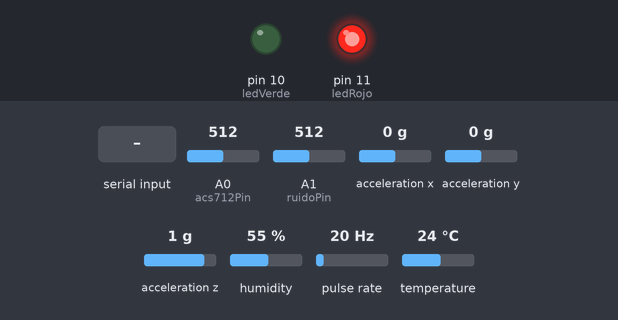
Bench run of a sketch on a simulated Arduino Uno, built with avr-gcc and run on an emulated ATmega328P. On the bench: output pins drawn as LEDs (lit = HIGH). Wiring (inferred from the names in the program): pulse sensor: data pin 3; MPU-6050 motion sensor at I2C address 0x68. The test bench sets the inputs (shaded band); at power-on: humidity 55 %, A0 (acs712Pin) = 512, A1 (ruidoPin) = 512, acceleration x 0 g, acceleration y 0 g, acceleration z 1 g, pulse rate 20 Hz, temperature 24 °C. What the sketch prints to the serial monitor is not drawn.

Above: at 0.4 s.
At 1.8 s:
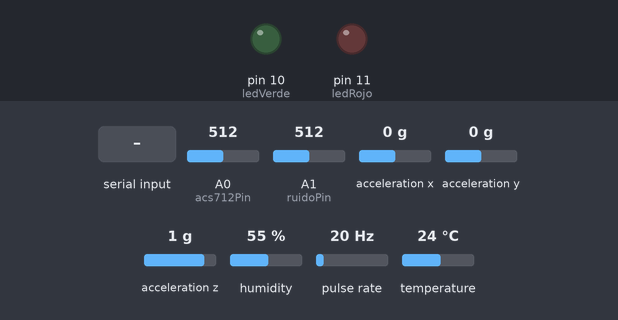
1.9 s: "START\n" received over Serial
At 3.51 s:
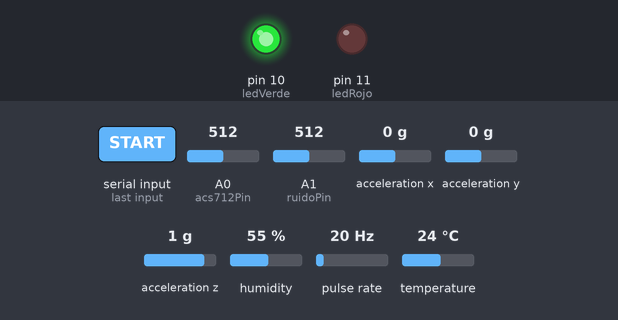
7.9 s: humidity set to 58 %
10.9 s: humidity set to 61 %
16.9 s: A0 (acs712Pin) set to 526
Timing chart, 0 to 20.9 s (numbered marks = the images above; inputs shaded):
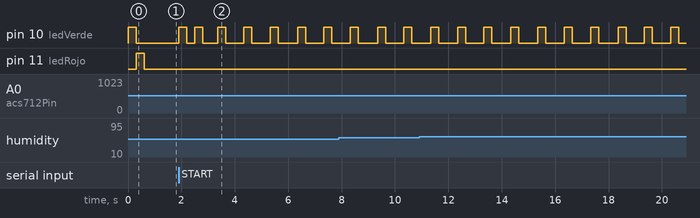

Measured:
- after the input at 1.9 s, pin 10 (ledVerde): goes HIGH 0.30 s, LOW 0.30 s, HIGH 0.30 s, LOW 0.55 s, 4 × (HIGH 0.30 s, LOW 0.68 s), HIGH 0.30 s, then LOW, starting at once

The sketch:

SCOPY.ino
```cpp
#include <DHT.h>
#include <Wire.h>

// ---- Configuración de Sensores ----
#define Type DHT11                  // Cambiar a DHT22 si usas ese modelo
const int dhtPin = 2;
const int irPin = 3;                // Interrupción externa (INT1 en Uno/Nano)
const int acs712Pin = A0;           // Pin analógico para sensor de corriente
const int MPU_ADDR = 0x68;          // Dirección I2C del HW-123 (MPU6050)
const int ruidoPin = A1;            // Salida analógica (AO) del sensor de sonido RQ-S001

DHT HT(dhtPin, Type);

// ---- Configuración de Límites de Prueba (Ajusta según tus especificaciones) ----
const float tempMin = 18.0;
const float tempMax = 28.0;
const float humMin = 60.0;          // % mínimo: el difusor de agua debe humedecer el aire
const float humMax = 90.0;          // % máximo (límite útil del DHT11)
const float rpmMin = 2000.0;
const float corrienteMax = 500.0;   // Ejemplo: 500 mA máximo permitido
const float vibracionMax = 1.30;    // Umbral de vibración (en g). 1.0 = quieto.
const float ruidoMax = 30.0;        // Nivel de ruido máximo permitido (dB aprox.)

// ---- Calibración del sensor de sonido RQ-S001 ----
// El módulo entrega la señal del micrófono montada en ~2.5 V. Se mide la amplitud pico a pico
// durante una ventana corta y se convierte a dB con: dB = dbReferencia + 20*log10(pp / ppReferencia).
// Para calibrar: con un sonómetro (o app del celular) mide el ruido de tu cuarto, pon ese valor
// en dbReferencia y en ppReferencia la amplitud cruda ("ruidoPP") que imprime el monitor serial.
// Gira el potenciómetro del módulo para que en silencio la amplitud sea baja pero no 0.
const unsigned long ventanaRuidoMs = 50;   // 50 ms = al menos 2-3 ciclos de las frecuencias del ventilador
const int muestrasRuido = 5;               // ventanas promediadas por lectura (~250 ms en total)
const float ppReferencia = 10.0;           // amplitud cruda medida en el ambiente de referencia
const float dbReferencia = 40.0;           // dB de ese ambiente de referencia

// ---- Pines de Salida ----
const int ledRojo = 11;
const int ledVerde = 10;

// ---- Variables de Medición ----
const unsigned long intervaloMedicion = 1000;   // 1 lectura por segundo
unsigned long tiempoAnteriorMedicion = 0;

volatile unsigned long contadorPulsos = 0;
volatile unsigned long ultimoPulsoUs = 0;
const unsigned long antiReboteUs = 2000;

float humedad = 0;
float tempC = 0;
float rpm = 0;
float corriente = 0;      // en mA
float vibracion = 0;      // índice de vibración (magnitud en g)
float ruido = 0;          // nivel de ruido (dB aprox.)
int ruidoPP = 0;          // amplitud cruda pico a pico (0-1023), útil para calibrar

bool tempValida = false, pruebaTempPasada = false, pruebaHumPasada = false;
bool rpmValida = false, pruebaRpmPasada = false;
bool corrienteValida = false, pruebaCorrientePasada = false;
bool vibracionValida = false, pruebaVibracionPasada = false;
bool ruidoValido = false, pruebaRuidoPasada = false;

// ---- Estado de la prueba ----
bool enPrueba = false;
int resultado = 0;              // 0=sin resultado, 1=aprobado, 2=rechazado
unsigned long ultimoParpadeo = 0;
bool estadoParpadeo = false;

void contarPulso() {
  unsigned long ahora = micros();
  if (ahora - ultimoPulsoUs >= antiReboteUs) {
    contadorPulsos++;
    ultimoPulsoUs = ahora;
  }
}

void apagarLeds() {
  digitalWrite(ledVerde, LOW);
  digitalWrite(ledRojo, LOW);
}

void mostrarResultado(bool paso) {
  digitalWrite(ledVerde, paso ? HIGH : LOW);
  digitalWrite(ledRojo,  paso ? LOW  : HIGH);
}

void setup() {
  Serial.begin(9600);
  Serial.setTimeout(50);
  HT.begin();

  pinMode(ledRojo, OUTPUT);
  pinMode(ledVerde, OUTPUT);
  pinMode(irPin, INPUT);

  // Inicializar I2C para el HW-123 (MPU6050)
  Wire.begin();
  Wire.beginTransmission(MPU_ADDR);
  Wire.write(0x6B);  // Registro PWR_MGMT_1
  Wire.write(0);     // Despertar el MPU6050
  Wire.endTransmission(true);

  // Autoprueba de LEDs al encender
  apagarLeds();
  digitalWrite(ledVerde, HIGH); delay(300); digitalWrite(ledVerde, LOW);
  digitalWrite(ledRojo, HIGH);  delay(300); digitalWrite(ledRojo, LOW);

  attachInterrupt(digitalPinToInterrupt(irPin), contarPulso, FALLING);
}

void loop() {
  leerComandos();
  if (enPrueba) {
    parpadearVerde();
    medir();
  }
}

void leerComandos() {
  if (Serial.available() <= 0) return;
  String comando = Serial.readStringUntil('\n');
  comando.trim();
  comando.toUpperCase();

  if (comando == "START") {
    enPrueba = true;
    resultado = 0;
    noInterrupts();
    contadorPulsos = 0;
    interrupts();
    tempValida = rpmValida = corrienteValida = vibracionValida = ruidoValido = false;
    tiempoAnteriorMedicion = millis();
    apagarLeds();
  }
  else if (comando == "STOP") {
    enPrueba = false;
    if (resultado == 0) apagarLeds();
  }
  else if (comando == "OK") {
    enPrueba = false;
    resultado = 1;
    mostrarResultado(true);
  }
  else if (comando == "FAIL") {
    enPrueba = false;
    resultado = 2;
    mostrarResultado(false);
  }
  else if (comando == "RESET") {
    enPrueba = false;
    resultado = 0;
    apagarLeds();
  }
}

void parpadearVerde() {
  unsigned long ahora = millis();
  if (ahora - ultimoParpadeo >= 300) {
    ultimoParpadeo = ahora;
    estadoParpadeo = !estadoParpadeo;
    digitalWrite(ledRojo, LOW);
    digitalWrite(ledVerde, estadoParpadeo ? HIGH : LOW);
  }
}

void imprimirBool(bool valida, bool valor) {
  if (!valida) Serial.print("null");
  else Serial.print(valor ? "true" : "false");
}

void enviarDatos() {
  Serial.print("{\"temp\":");
  if (tempValida) Serial.print(tempC, 1); else Serial.print("null");

  Serial.print(",\"hum\":");
  if (tempValida) Serial.print(humedad, 1); else Serial.print("null");

  Serial.print(",\"rpm\":");
  if (rpmValida) Serial.print(rpm, 0); else Serial.print("null");

  Serial.print(",\"corriente\":");
  if (corrienteValida) Serial.print(corriente, 1); else Serial.print("null");

  Serial.print(",\"vibracion\":");
  if (vibracionValida) Serial.print(vibracion, 2); else Serial.print("null");

  Serial.print(",\"ruido\":");
  if (ruidoValido) Serial.print(ruido, 1); else Serial.print("null");

  Serial.print(",\"ruidoPP\":");
  if (ruidoValido) Serial.print(ruidoPP); else Serial.print("null");

  Serial.print(",\"pruebaTemp\":");
  imprimirBool(tempValida, pruebaTempPasada);

  Serial.print(",\"pruebaHum\":");
  imprimirBool(tempValida, pruebaHumPasada);

  Serial.print(",\"pruebaRpm\":");
  imprimirBool(rpmValida, pruebaRpmPasada);

  Serial.print(",\"pruebaCorriente\":");
  imprimirBool(corrienteValida, pruebaCorrientePasada);

  Serial.print(",\"pruebaVibracion\":");
  imprimirBool(vibracionValida, pruebaVibracionPasada);

  Serial.print(",\"pruebaRuido\":");
  imprimirBool(ruidoValido, pruebaRuidoPasada);

  Serial.println("}");
}

void medir() {
  unsigned long ahora = millis();
  unsigned long transcurrido = ahora - tiempoAnteriorMedicion;
  if (transcurrido < intervaloMedicion) return;
  tiempoAnteriorMedicion = ahora;

  // 1. RPM (por interrupción)
  noInterrupts();
  unsigned long pulsos = contadorPulsos;
  contadorPulsos = 0;
  interrupts();

  rpm = (pulsos * 60000.0) / ((float)transcurrido * 1.0); // 1 pulso por vuelta
  rpmValida = true;
  pruebaRpmPasada = (rpm >= rpmMin);

  // 2. Temperatura y Humedad (DHT)
  float h = HT.readHumidity();
  float t = HT.readTemperature();
  if (isnan(t) || isnan(h)) {
    tempValida = false;
  } else {
    tempValida = true;
    tempC = t;
    humedad = h;
    pruebaTempPasada = (tempC >= tempMin && tempC <= tempMax);
    pruebaHumPasada = (humedad >= humMin && humedad <= humMax);
  }

  // 3. Corriente (ACS712) - Promedio de 10 lecturas para filtrar ruido
  int lecturas = 10;
  int suma = 0;
  for (int i = 0; i < lecturas; i++) {
    suma += analogRead(acs712Pin);
    delay(2);
  }
  int promedio = suma / lecturas;

  // Fórmula para ACS712 de 5A: (promedio - 512) / 185.0 * 1000 = mA
  // NOTA: Si usas el módulo de 20A, cambia 185.0 por 100.0. Si es de 30A, por 66.0.
  corriente = ((promedio - 512) / 185.0) * 1000.0;
  if (corriente < 0) corriente = 0; // Filtrar ruido negativo en reposo

  corrienteValida = true;
  pruebaCorrientePasada = (corriente <= corrienteMax);

  // 4. Vibración (HW-123 / MPU6050)
  Wire.beginTransmission(MPU_ADDR);
  Wire.write(0x3B);  // Registro ACCEL_XOUT_H
  Wire.endTransmission(false);
  Wire.requestFrom(MPU_ADDR, 6, true); // Leer 6 bytes (X, Y, Z)

  if (Wire.available() == 6) {
    int16_t AcX = Wire.read() << 8 | Wire.read();
    int16_t AcY = Wire.read() << 8 | Wire.read();
    int16_t AcZ = Wire.read() << 8 | Wire.read();

    // Convertir a fuerza g (configuración por defecto ±2g: 1g = 16384)
    float gx = AcX / 16384.0;
    float gy = AcY / 16384.0;
    float gz = AcZ / 16384.0;

    // Calcular la magnitud total del vector de aceleración
    vibracion = sqrt(gx*gx + gy*gy + gz*gz);
    vibracionValida = true;
    pruebaVibracionPasada = (vibracion <= vibracionMax);
  } else {
    vibracionValida = false;
  }

  // 5. Ruido (RQ-S001)
  medirRuido();

  enviarDatos();
}

// Amplitud pico a pico de la señal del micrófono en una ventana de tiempo.
int amplitudRuido(unsigned long ventanaMs) {
  int maximo = 0;
  int minimo = 1023;
  unsigned long inicio = millis();
  while (millis() - inicio < ventanaMs) {
    int v = analogRead(ruidoPin);
    if (v > maximo) maximo = v;
    if (v < minimo) minimo = v;
  }
  return maximo - minimo;
}

void medirRuido() {
  long suma = 0;
  for (int i = 0; i < muestrasRuido; i++) {
    suma += amplitudRuido(ventanaRuidoMs);
  }
  ruidoPP = suma / muestrasRuido;

  // Amplitud 0 = sin señal (log10(0) no existe): se toma como 1 para dar el nivel mínimo medible
  float pp = ruidoPP < 1 ? 1.0 : (float)ruidoPP;
  ruido = dbReferencia + 20.0 * log10(pp / ppReferencia);
  if (ruido < 0) ruido = 0;

  ruidoValido = true;
  pruebaRuidoPasada = (ruido <= ruidoMax);
}
```
